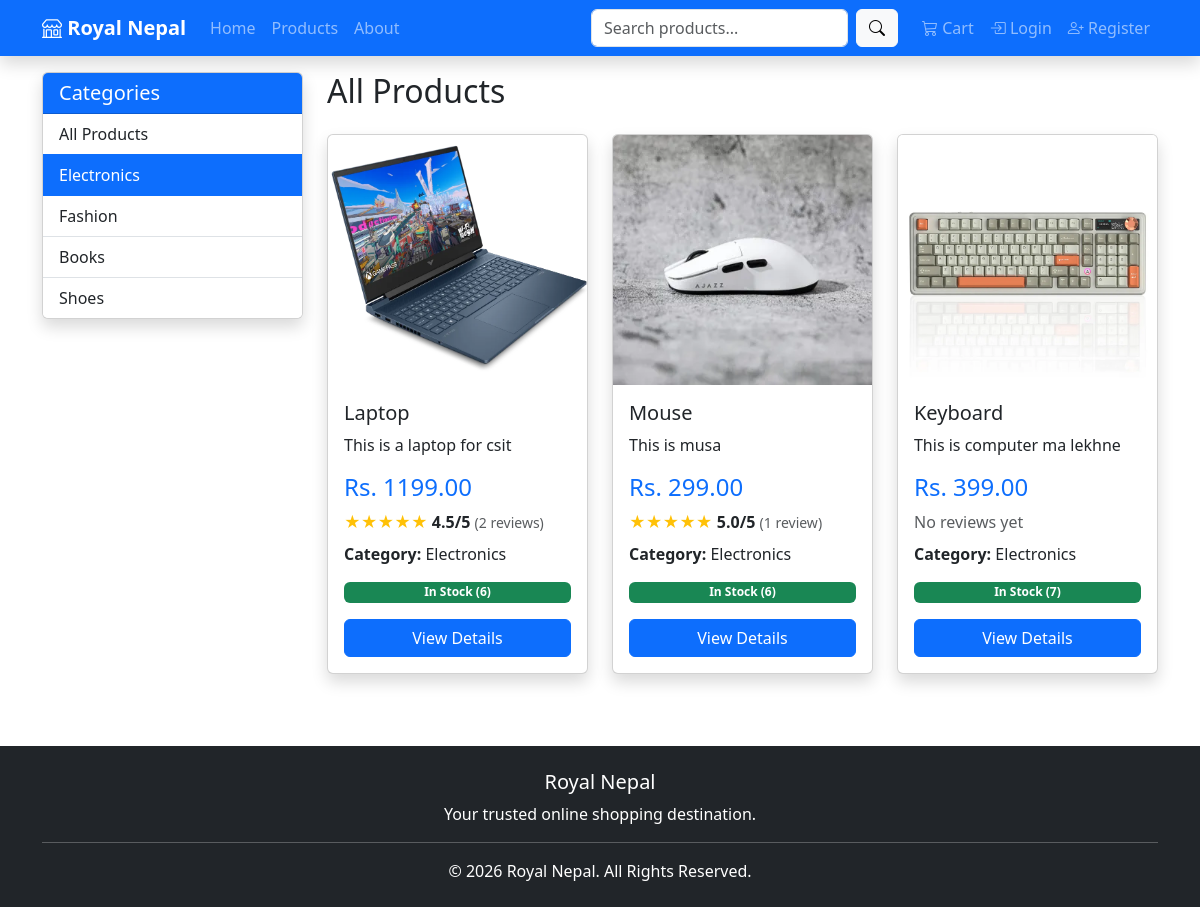
Page /products/?category=1 on the earlier database version.
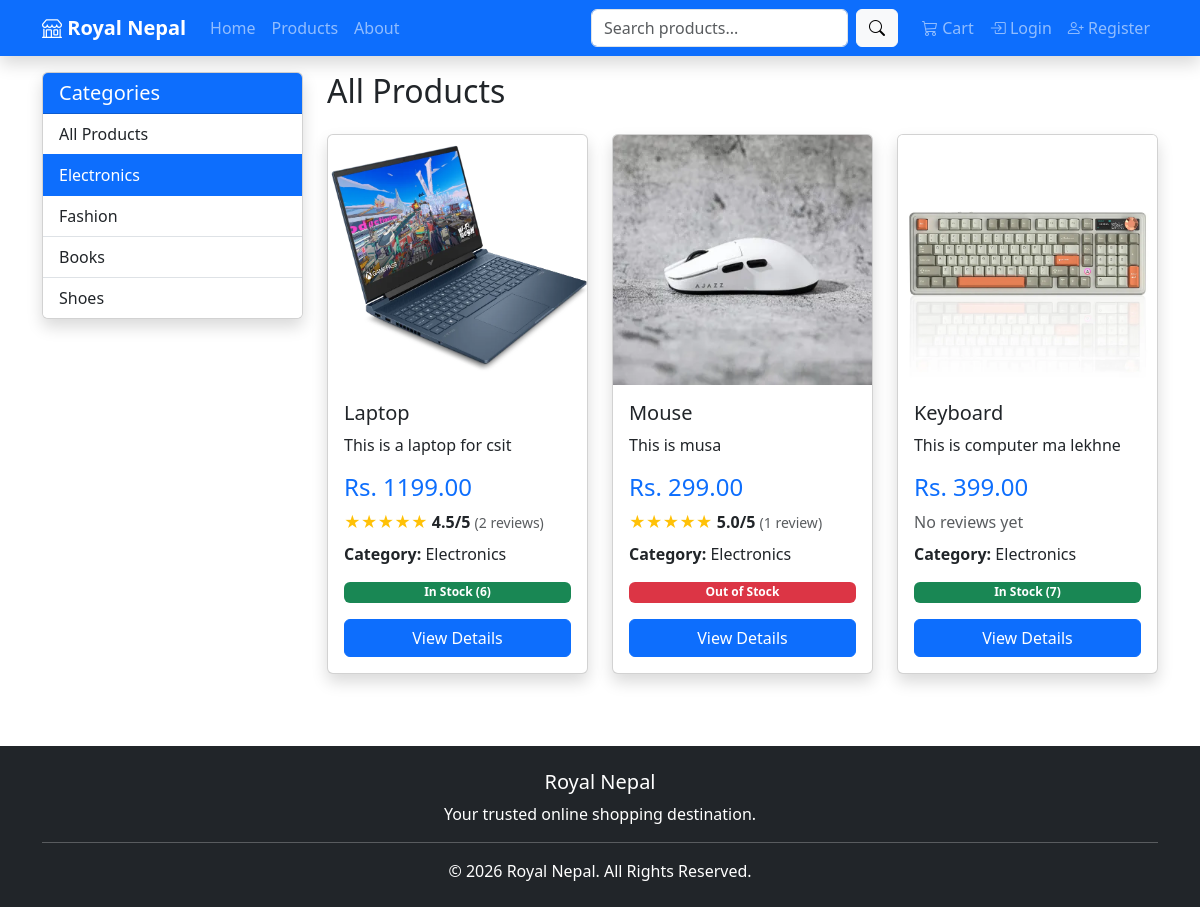
Same page on the later database version.
### products/models.py (models this page shows, shortened)
class Product(models.Model):
    category = models.ForeignKey(
        Category,
        on_delete=models.CASCADE
    )
    name = models.CharField(max_length=200)
    description = models.TextField()
    price = models.DecimalField(
        max_digits=10,
        decimal_places=2
    )
    stock = models.PositiveIntegerField(default=0)
    image = models.ImageField(
        upload_to="products/",
        blank=True,
        null=True
    )
    created_at = models.DateTimeField(
        auto_now_add=True
    )

class Category(models.Model):
    name = models.CharField(max_length=100)

### products/views.py (the view)
# urls.py: path('', views.product_list, name='products'),
def product_list(request):
    query = request.GET.get("q")
    category_id = request.GET.get("category")
    products = Product.objects.annotate(
    average_rating=Avg("reviews__rating"),
    review_count=Count("reviews")
)
    categories = Category.objects.all()
    if query:
        products = products.filter(
            Q(name__icontains=query) |
            Q(description__icontains=query)
        )
    if category_id:
        products = products.filter(
            category_id=category_id
        )
    return render(
        request,
        "products/products.html",
        {
            "products": products,
            "categories": categories,
            "query": query,
            "selected_category": category_id,
        }
    )

### templates/products/products.html (shortened to what this page needs)
{% extends 'base.html' %}
{% block content %}
<div class="row">
    <div class="col-md-3">
        <div class="card shadow mb-4">
            <div class="card-header bg-primary text-white">
                <h5 class="mb-0">
                    Categories
                </h5>
            </div>
            <div class="list-group list-group-flush">
                <a href="{% url 'products' %}"
                   class="list-group-item list-group-item-action {% if not selected_category %}active{% endif %}">
                    All Products
                </a>
                {% for category in categories %}
                <a href="{% url 'products' %}?category={{ category.id }}"
                   class="list-group-item list-group-item-action {% if selected_category == category.id|stringformat:'s' %}active{% endif %}">
                    {{ category.name }}
                </a>
                {% endfor %}
            </div>
        </div>
    </div>
    <div class="col-md-9">
        <h2 class="mb-4">
            All Products
        </h2>
        <div class="row">
        {% for product in products %}
        <div class="col-lg-4 col-md-6 mb-4">
            <div class="card shadow h-100">
                {% if product.image %}
                <img src="{{ product.image.url }}"
                     class="card-img-top"
                     style="height:250px; object-fit:cover;">
                {% else %}
                <img src="https://placehold.co/300x250"
                     class="card-img-top">
                {% endif %}
                <div class="card-body d-flex flex-column">
                    <h5>
                        {{ product.name }}
                    </h5>
                    <p>
                        {{ product.description|truncatewords:12 }}
                    </p>
                    <h4 class="text-primary">
                        Rs. {{ product.price }}
                    </h4>
                    {% if product.review_count %}
<p class="mb-2">
    <span class="text-warning">
        ★★★★★
    </span>
    <strong>
        {{ product.average_rating|floatformat:1 }}/5
    </strong>
    <small class="text-muted">
        ({{ product.review_count }} review{{ product.review_count|pluralize }})
    </small>
</p>
{% else %}
<p class="text-muted mb-2">
    No reviews yet
</p>
{% endif %}
                    <p>
                        <strong>Category:</strong>
                        {{ product.category.name }}
                    </p>
                    {% if product.stock > 0 %}
                    <span class="badge bg-success mb-3">
                        In Stock ({{ product.stock }})
                    </span>
                    {% else %}
                    <span class="badge bg-danger mb-3">
                        Out of Stock
                    </span>
                    {% endif %}
                    <a href="{% url 'product_detail' product.id %}"
                       class="btn btn-primary mt-auto">
                        View Details
                    </a>
                </div>
            </div>
        </div>
        {% endfor %}
        </div>
    </div>
</div>
{% endblock %}

Differences in the rows shown:
changed Product "Mouse": stock "6" → (not shown); stock "In Stock ( )" → "Out of Stock"
